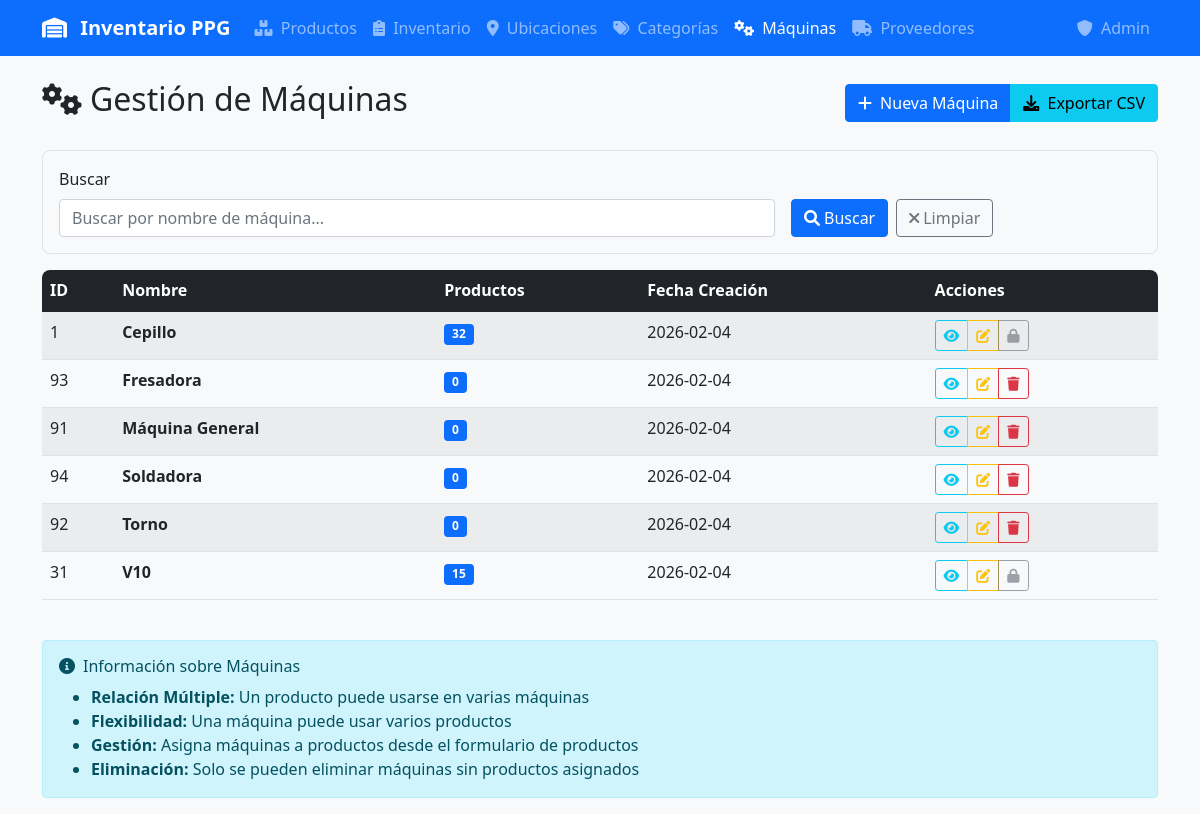
The app's page /maquinas with its own data.
### tables this page shows
CREATE TABLE maquinas (
            id INTEGER PRIMARY KEY AUTOINCREMENT,
            nombre TEXT UNIQUE NOT NULL,
            descripcion TEXT
        , fecha_creacion DATETIME);

### app.py (the view)
@app.route('/maquinas')
def maquinas():
    conn = get_db_connection()
    search = request.args.get('search', '').strip()
    query = '''
        SELECT m.id, m.nombre, m.fecha_creacion,
               COUNT(DISTINCT pm.producto_id) as productos_count
        FROM maquinas m
        LEFT JOIN producto_maquinas pm ON m.id = pm.maquina_id
        WHERE 1=1
    '''
    params = []
    if search:
        query += ' AND m.nombre LIKE ?'
        search_param = f'%{search}%'
        params.append(search_param)
    query += ' GROUP BY m.id ORDER BY m.nombre'
    maquinas = conn.execute(query, params).fetchall()
    conn.close()
    return render_template('maquinas.html',
                         maquinas=maquinas,
                         filters={'search': search})

### app.py (called while the page is built)
def get_db_connection():
    conn = sqlite3.connect(DATABASE, timeout=20.0)
    conn.row_factory = sqlite3.Row
    conn.execute('PRAGMA journal_mode=WAL')  # Better concurrent access
    conn.execute('PRAGMA busy_timeout=20000')  # 20 second timeout
    conn.execute('PRAGMA synchronous=NORMAL')  # Faster writes
    conn.execute('PRAGMA cache_size=10000')  # Larger cache
    conn.execute('PRAGMA temp_store=MEMORY')  # Use memory for temp tables
    return conn

### templates/maquinas.html (shortened to what this page needs)
{% extends "base.html" %}
{% block content %}
<div class="d-flex justify-content-between align-items-center mb-4">
    <h2><i class="fas fa-cogs me-2"></i>Gestión de Máquinas</h2>
    <div class="btn-group" role="group">
        <button type="button" class="btn btn-primary" onclick="window.location.href='{{ url_for('nueva_maquina') }}'">
            <i class="fas fa-plus me-1"></i>
            Nueva Máquina
        </button>
        <button type="button" class="btn btn-info" onclick="exportarMaquinas()">
            <i class="fas fa-download me-1"></i>
            Exportar CSV
        </button>
    </div>
</div>
<div class="filter-card">
    <form method="GET" id="filtrosForm">
        <div class="row g-3">
            <div class="col-md-8">
                <label for="search" class="form-label">Buscar</label>
                <input type="text" class="form-control" name="search" id="search"
                       value="{{ filters.search }}" placeholder="Buscar por nombre de máquina...">
            </div>
            <div class="col-md-4 d-flex align-items-end">
                <button type="submit" class="btn btn-primary me-2">
                    <i class="fas fa-search me-1"></i>Buscar
                </button>
                <button type="button" class="btn btn-outline-secondary" onclick="limpiarFiltros()">
                    <i class="fas fa-times me-1"></i>Limpiar
                </button>
            </div>
        </div>
    </form>
</div>
<div class="table-responsive">
    <table class="table table-striped table-hover">
        <thead class="table-dark">
            <tr>
                <th>ID</th>
                <th>Nombre</th>
                <th>Productos</th>
                <th>Fecha Creación</th>
                <th>Acciones</th>
            </tr>
        </thead>
        <tbody>
            {% for maquina in maquinas %}
            <tr>
                <td>{{ maquina.id }}</td>
                <td>
                    <strong>{{ maquina.nombre }}</strong>
                </td>
                <td>
                    <span class="badge bg-primary">{{ maquina.productos_count }}</span>
                </td>
                <td>
                    {% if maquina.fecha_creacion %}
                        {{ maquina.fecha_creacion[:10] }}
                    {% else %}
                        -
                    {% endif %}
                </td>
                <td>
                    <div class="btn-group btn-group-sm" role="group">
                        <button type="button" class="btn btn-outline-info"
                                onclick="verDetallesMaquina({{ maquina.id }}, '{{ maquina.nombre }}')"
                                title="Ver detalles">
                            <i class="fas fa-eye"></i>
                        </button>
                        <button type="button" class="btn btn-outline-warning"
                                onclick="window.location.href='{{ url_for('editar_maquina', id=maquina.id) }}'"
                                title="Editar">
                            <i class="fas fa-edit"></i>
                        </button>
                        {% if maquina.productos_count == 0 %}
                        <button type="button" class="btn btn-outline-danger"
                                onclick="confirmarEliminarMaquina({{ maquina.id }}, '{{ maquina.nombre }}')"
                                title="Eliminar">
                            <i class="fas fa-trash"></i>
                        </button>
                        {% else %}
                        <button type="button" class="btn btn-outline-secondary" disabled
                                title="No se puede eliminar: tiene productos asignados">
                            <i class="fas fa-lock"></i>
                        </button>
                        {% endif %}
                    </div>
                </td>
            </tr>
            {% endfor %}
        </tbody>
    </table>
</div>
<div class="row mt-4">
    <div class="col-md-12">
        <div class="alert alert-info">
            <h6><i class="fas fa-info-circle me-2"></i>Información sobre Máquinas</h6>
            <ul class="mb-0">
                <li><strong>Relación Múltiple:</strong> Un producto puede usarse en varias máquinas</li>
                <li><strong>Flexibilidad:</strong> Una máquina puede usar varios productos</li>
                <li><strong>Gestión:</strong> Asigna máquinas a productos desde el formulario de productos</li>
                <li><strong>Eliminación:</strong> Solo se pueden eliminar máquinas sin productos asignados</li>
            </ul>
        </div>
    </div>
</div>
{% endblock %}

### templates/base.html (style rules this page uses)
.filter-card { background-color: #f8f9fa; border: 1px solid #dee2e6; border-radius: 0.5rem; padding: 1rem; margin-bottom: 1rem; }
.table-responsive { border-radius: 0.5rem; overflow: hidden; }
.btn-group-sm > .btn { padding: 0.25rem 0.5rem; font-size: 0.875rem; }

### records on screen
maquinas: id "1", nombre "Cepillo", productos_count "32", fecha_creacion "2026-02-04"
maquinas: id "93", nombre "Fresadora", productos_count "0", fecha_creacion "2026-02-04"
maquinas: id "91", nombre "Máquina General", productos_count "0", fecha_creacion "2026-02-04"
maquinas: id "94", nombre "Soldadora", productos_count "0", fecha_creacion "2026-02-04"
maquinas: id "92", nombre "Torno", productos_count "0", fecha_creacion "2026-02-04"
maquinas: id "31", nombre "V10", productos_count "15", fecha_creacion "2026-02-04"
